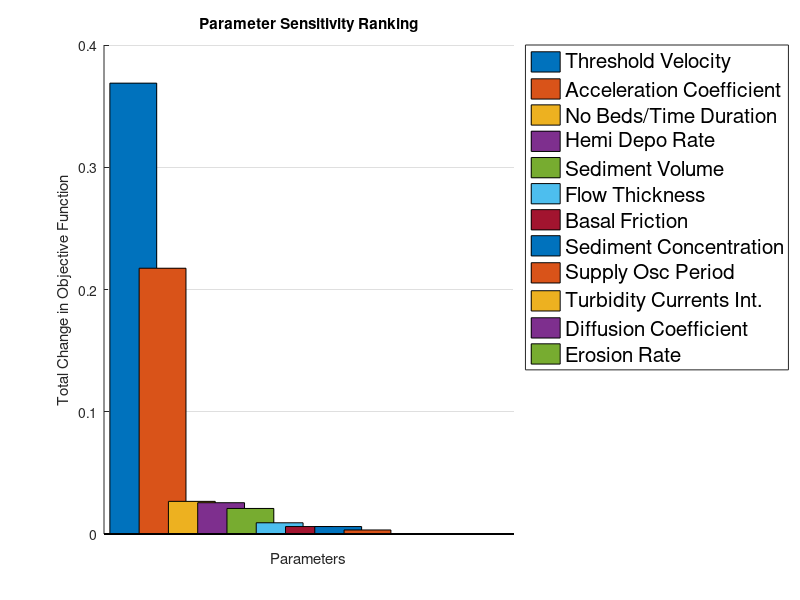

Write the MATLAB code that produced this figure.
% % Define the parameters and their total change values
% parameters = {'Threshold Velocity', 'Acceleration Coefficient', 'No Beds/Time Duration', ...
%     'Hemi Depo Rate', 'Sediment Volume', 'Flow Thickness', ...
%     'Basal Friction', 'Sediment Concentration', 'Supply Osc Period', ...
%     'Turbidity Currents Int.', 'Diffusion Coefficient', 'Erosion Rate'};
% 
% totalChange = [0.3688, 0.2174, 0.0303, 0.0256, 0.0209, 0.00918, 0.0061, ...
%     0.0061, 0.0033, 0, 0, 0];
% 
% % Create a bar plot
% figure;
% hold on;
% 
% % Generate a colormap
% colors = lines(length(parameters));
% 
% % Plot each bar separately to ensure each has a unique legend entry
% for i = 1:length(parameters)
%     bar(i, totalChange(i), 'FaceColor', colors(i, :));
% end
% 
% % Add legend
% legend(parameters, 'Location', 'northeastoutside','FontSize',12);
% 
% % Set x-axis and y-axis labels
% xlabel('Parameters');
% ylabel('Total Change in Objective Function');
% 
% % Set x-axis ticks to be empty
% set(gca, 'XTick', []);
% 
% % Add title
% title('Parameter Sensitivity Ranking');
% 
% % Display the plot
% grid on;
% hold off;

% Define the parameters and their total change values
parameters = {'Threshold Velocity', 'Acceleration Coefficient', 'No Beds/Time Duration', ...
    'Hemi Depo Rate', 'Sediment Volume', 'Flow Thickness', ...
    'Basal Friction', 'Sediment Concentration', 'Supply Osc Period', ...
    'Turbidity Currents Int.', 'Diffusion Coefficient', 'Erosion Rate'};

% Baseline and perturbed OF values
baselineOF = 0.3591;
perturbedOF_plus = [0.7276, 0.57, 0.3778, 0.3713, 0.3486, 0.35552, 0.3625, 0.3618, 0.3609, 0.3591, 0.3591, 0.3591];
perturbedOF_minus = [0.3588, 0.3526, 0.3671, 0.3457, 0.3695, 0.3647, 0.3618, 0.3625, 0.3606, 0.3591, 0.3591, 0.3591];

% Calculate absolute changes
absoluteChanges_plus = abs(perturbedOF_plus - baselineOF);
absoluteChanges_minus = abs(perturbedOF_minus - baselineOF);

% Calculate total change for each parameter
totalChange = absoluteChanges_plus + absoluteChanges_minus;

% Rank parameters based on total change
[sortedTotalChange, sortIdx] = sort(totalChange, 'descend');
sortedParameters = parameters(sortIdx);

% Display the ranking
disp('Ranking of parameters based on impact on the objective function:');
for i = 1:length(sortedParameters)
    fprintf('%d. %s: Total Change = %.4f\n', i, sortedParameters{i}, sortedTotalChange(i));
end

% Create a bar plot
figure;
hold on;

% Generate a colormap
colors = lines(length(parameters));

% Plot each bar separately to ensure each has a unique legend entry
for i = 1:length(sortedParameters)
    bar(i, sortedTotalChange(i), 'FaceColor', colors(i, :));
end

% Add legend
legend(sortedParameters, 'Location', 'northeastoutside','FontSize',15);

% Set x-axis and y-axis labels
xlabel('Parameters');
ylabel('Total Change in Objective Function');

% Set x-axis ticks to be empty
set(gca, 'XTick', []);

% Add title
title('Parameter Sensitivity Ranking');

% Display the plot
grid on;
hold off;
